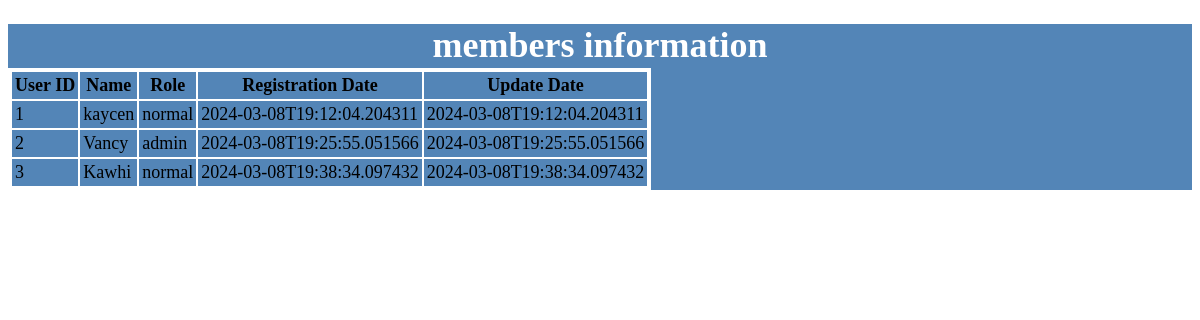
Before: /member_list with the older database file.
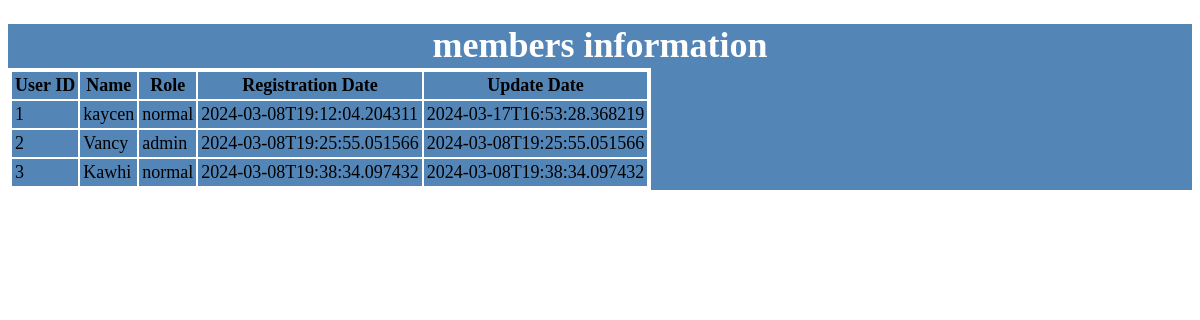
After: the same page with the newer database file.
### app/model/user.py (models this page shows, shortened)
class UserModel(db.Model):
    __tablename__ = 'user'
    uid           = db.Column(db.Integer, primary_key=True)
    name          = db.Column(db.String(30), unique=True)
    password_hash = db.Column(db.String(255))
    role          = db.Column(db.String(10)) # default='normal'
    insert_time   = db.Column(db.DateTime, default=datetime.now)
    update_time   = db.Column(db.DateTime,
                              onupdate=datetime.now,
                              default=datetime.now)
    @property
    def password(self):
        raise AttributeError('password is not readablity attribute')

### app/__init__.py (the view)
    @app.route('/member_list')
    def member_list_page():
        from .model.user import UserModel, UserSchema
        users = UserModel.query.all()
        schema = UserSchema(many=True) # 處理多個物件
        users_data = schema.dump(users) # 序列化成JSON格式
        return render_template('member_list.html', users=users_data)

### app/__init__.py (called while the page is built)
def create_app(config_name):
    app = Flask(__name__)
    app.config.from_object(config[config_name])
    register_extensions(app)
    register_blueprints(app)
    @app.route('/')
    def index():
        return 'success'
    @app.route('/create_all')
    def create_db():
        db.create_all()
        return 'success'
    @app.route('/member_list')
    def member_list_page():
        from .model.user import UserModel, UserSchema
        users = UserModel.query.all()
        schema = UserSchema(many=True) # 處理多個物件
        users_data = schema.dump(users) # 序列化成JSON格式
        return render_template('member_list.html', users=users_data)
    return app

### app/templates/member_list.html
<!DOCTYPE html>
<div class="column" style="background: rgb(83, 133, 183); font-size: 18px">
    <h1 style="height: 20px; text-align: center; color: white">members information</h1>
    <table border="3" cellpadding="3" cellspacing="0" bordercolor="#FFFFFF" style="height: 10px; border-collapse: separate;">
        <thead>
            <tr>
                <th>User ID</th>
                <th>Name</th>
                <th>Role</th>
                <th>Registration Date</th>
                <th>Update Date</th>
            </tr>
        </thead>
        <tbody>
            {% for user in users %}
                <tr>
                    <td>{{ user.uid }}</td>
                    <td>{{ user.name }}</td>
                    <td>{{ user.role }}</td>
                    <td>{{ user.insert_time }}</td>
                    <td>{{ user.update_time }}</td>
                </tr>
            {% endfor %}
        </tbody>
    </table>
</div>

Changed rows visible on the page:
changed UserModel "kaycen": update_time "2024-03-08T19:12:04.204311" → "2024-03-17T16:53:28.368219"
